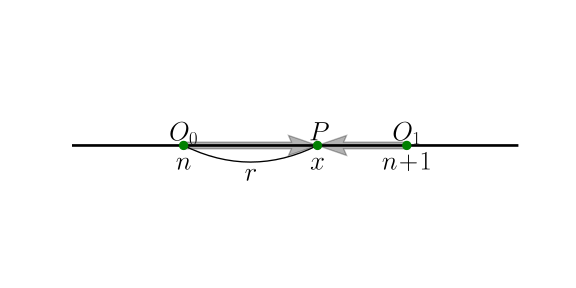

Source code (Python):
import numpy as np
import matplotlib.pyplot as plt
from matplotlib import patches
from matplotlib.path import Path

plt.rcParams["text.usetex"] = True

fig,ax = plt.subplots(figsize=(6,3))

ax.plot(1.6,0,marker="o",color="green")
ax.plot(1,0,marker="o",color="green")
ax.plot(2,0,marker="o",color="green")

def arrow(x,y,dx,dy,color):
    options={"x":x,"y":y,"dx":dx,"dy":dy,"width":0.06,
             "color":color,
             "length_includes_head":True,
             "overhang":0.1,
             "head_length":0.13}
    arrow = patches.FancyArrow(**options)
    ax.add_patch(arrow)

arrow(1,0,0.6,0,(0,0,0,0.3))
arrow(2,0,-0.4,0,(0,0,0,0.3))
    
verts1=np.array([[1,0],[1.3,-0.3], [1.6,0]])
codes1=[Path.MOVETO,Path.CURVE3,Path.CURVE3]
path1=Path(verts1, codes1)
patch1=patches.PathPatch(path1, edgecolor='black', facecolor=(0,0,0,0),lw=1)
ax.add_patch(patch1)

line=plt.Polygon([(0,0),(3,0)],facecolor=(0,0,0,0),edgecolor=(0,0,0),lw=2)
ax.add_patch(line)

ax.set(ylim=(-1,1))
ax.set(xlim=(0.5,2.5))

ax.text(1.6,0,r"$P$",va="bottom",ha="center",fontsize=20)
ax.text(1,0,r"$O_0$",va="bottom",ha="center",fontsize=20)
ax.text(2,0,r"$O_1$",va="bottom",ha="center",fontsize=20)

ax.text(1.6,-0.05,r"$x$",va="top",ha="center",fontsize=20)
ax.text(1,-0.05,r"$n$",va="top",ha="center",fontsize=20)
ax.text(2,-0.05,r"$n\!+\!1$",va="top",ha="center",fontsize=20)

ax.text(1.3,-0.15,r"$r$",va="top",ha="center",fontsize=20)

#ax.text(1,0.8,r"$n=int(x)$",va="bottom",ha="left",fontsize=20)
#ax.text(1,0.5,r"$r=x-int(x)$",va="bottom",ha="left",fontsize=20)

ax.axis("off")
plt.show()
